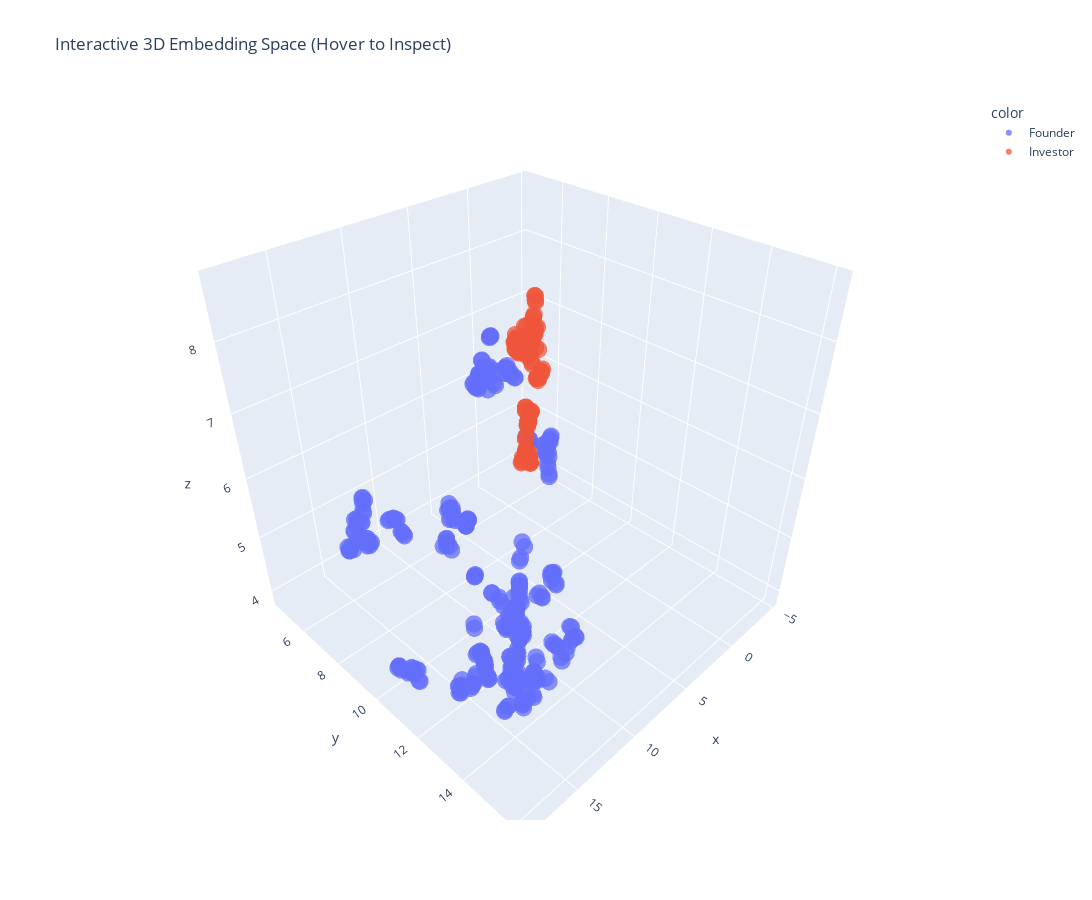

The code cell stored with this chart in its notebook:
### Code cell
import umap
import plotly.express as px

umap_3d = umap.UMAP(
    n_components=3,
    n_neighbors=15,
    min_dist=0.1,
    metric="cosine",
    random_state=42
)

X_3d = umap_3d.fit_transform(X_all)

fig = px.scatter_3d(
    x=X_3d[:,0],
    y=X_3d[:,1],
    z=X_3d[:,2],
    color=labels_all,
    hover_name=labels_all,
    hover_data={"info": hover_text},
    title="Interactive 3D Embedding Space (Hover to Inspect)",
    opacity=0.75
)

fig.update_layout(
    width=1400,
    height=900,
    
)

fig.update_traces(marker=dict(size=6))
fig.show()

### Figure 1 — Plotly figure (JSON) as saved in the notebook; plotly's stock layout.template omitted (floating-point values rounded to 4 significant figures; data arrays with more than 128 entries replaced by an {"elided": "..."} marker saying what was removed)
{"data": [{"customdata": {"elided": "318x1 str values"}, "hovertemplate": "<b>%{hovertext}</b><br><br>color=Founder<br>x=%{x}<br>y=%{y}<br>z=%{z}<br>info=%{customdata[0]}<extra></extra>", "hovertext": {"elided": "318 str values"}, "legendgroup": "Founder", "marker": {"color": "#636efa", "opacity": 0.75, "size": 6, "symbol": "circle"}, "mode": "markers", "name": "Founder", "scene": "scene", "showlegend": true, "type": "scatter3d", "x": {"elided": "318 float values"}, "y": {"elided": "318 float values"}, "z": {"elided": "318 float values"}}, {"customdata": [["Role: Investor<br>Firm: NA<br>Stage: NA<br>Text: Investor name: Mark Suster. Firm: Upfront Ventures. Preferred stage: ['Series B', 'Series A', 'Seed', 'Other Lists', 'Pre-seed']. Domain: Advertising...."], ["Role: Investor<br>Firm: NA<br>Stage: NA<br>Text: Investor name: Elizabeth Yin. Firm: Hustle Fund. Preferred stage: ['Series A', 'Seed', 'Other Lists', 'Pre-seed']. Domain: Advertising...."], ["Role: Investor<br>Firm: NA<br>Stage: NA<br>Text: Investor name: Matt Freeman. Firm: Bain Capital. Preferred stage: ['Seed', 'Other Lists', 'Pre-seed']. Domain: Advertising...."], ["Role: Investor<br>Firm: NA<br>Stage: NA<br>Text: Investor name: Pete Flint. Firm: NFX. Preferred stage: ['Seed', 'Other Lists', 'Pre-seed', 'Post-seed']. Domain: SMB Software...."], ["Role: Investor<br>Firm: NA<br>Stage: NA<br>Text: Investor name: Gokul Rajaram. Preferred stage: ['Series B', 'Series A', 'Seed', 'Other Lists', 'Pre-seed', 'Series C']. Domain: Advertising...."], ["Role: Investor<br>Firm: NA<br>Stage: NA<br>Text: Investor name: Mike Brown Jr. Firm: Bowery Capital. Preferred stage: ['Other Lists', 'Pre-seed', 'Post-seed']. Domain: New York City...."], ["Role: Investor<br>Firm: NA<br>Stage: NA<br>Text: Investor name: Nihal Mehta. Firm: ENIAC Ventures. Preferred stage: ['Series A', 'Seed', 'Other Lists', 'Pre-seed']. Domain: Advertising...."], ["Role: Investor<br>Firm: NA<br>Stage: NA<br>Text: Investor name: Adam Draper. Firm: Boost VC. Preferred stage: ['Seed', 'Other Lists', 'Pre-seed']. Domain: Fashion...."], ["Role: Investor<br>Firm: NA<br>Stage: NA<br>Text: Investor name: Matthew Mulvey. Firm: Liquid 2 Ventures. Preferred stage: ['Seed', 'Other Lists', 'Pre-seed']. Domain: Retail...."], ["Role: Investor<br>Firm: NA<br>Stage: NA<br>Text: Investor name: Joe Hurd. Firm: The Katama Group, LC. Preferred stage: ['Seed', 'Other Lists', 'Pre-seed', 'Post-seed']. Domain: Local Services...."], ["Role: Investor<br>Firm: NA<br>Stage: NA<br>Text: Investor name: Maarten Hooft. Firm: Quest Venture Partners. Preferred stage: ['Series B', 'Series A', 'Seed', 'Other Lists', 'Pre-seed', 'Post-seed']...."], ["Role: Investor<br>Firm: NA<br>Stage: NA<br>Text: Investor name: Seth Berman. Firm: Susa Ventures. Preferred stage: ['Seed', 'Other Lists', 'Pre-seed']. Domain: Games...."], ["Role: Investor<br>Firm: NA<br>Stage: NA<br>Text: Investor name: Andrea Zurek. Firm: XG Ventures. Preferred stage: ['Seed', 'Series A', 'Other Lists', 'Pre-seed']. Domain: Local Services...."], ["Role: Investor<br>Firm: NA<br>Stage: NA<br>Text: Investor name: Ajay Chopra. Firm: Trinity Ventures. Preferred stage: ['Seed', 'Other Lists', 'Pre-seed']. Domain: Local Services...."], ["Role: Investor<br>Firm: NA<br>Stage: NA<br>Text: Investor name: Dmitry Firskin. Firm: Altair Capital Management. Preferred stage: ['Series A', 'Seed', 'Other Lists', 'Pre-seed', 'Post-seed']. Domain:..."], ["Role: Investor<br>Firm: NA<br>Stage: NA<br>Text: Investor name: David Beisel. Firm: NextView Ventures. Preferred stage: ['Seed', 'Other Lists', 'Pre-seed', 'Post-seed']. Domain: Social Commerce...."], ["Role: Investor<br>Firm: NA<br>Stage: NA<br>Text: Investor name: Arjun Sethi. Firm: Tribe Capital. Preferred stage: ['Series B', 'Series A', 'Seed', 'Other Lists', 'Pre-seed', 'Series D', 'Series C']...."], ["Role: Investor<br>Firm: NA<br>Stage: NA<br>Text: Investor name: Jay Levy. Firm: Zelkova Ventures. Preferred stage: ['Series A', 'Seed', 'Other Lists', 'Pre-seed', 'Post-seed']. Domain: Advertising...."], ["Role: Investor<br>Firm: NA<br>Stage: NA<br>Text: Investor name: Rob Hayes. Firm: First Round Capital. Preferred stage: ['Seed', 'Other Lists', 'Pre-seed']. Domain: Advertising...."], ["Role: Investor<br>Firm: NA<br>Stage: NA<br>Text: Investor name: Eva Ho. Firm: Fika Ventures. Preferred stage: ['Seed', 'Other Lists', 'Pre-seed', 'Post-seed']. Domain: Advertising...."], ["Role: Investor<br>Firm: NA<br>Stage: NA<br>Text: Investor name: Dylan Boyd. Firm: R/GA Ventures. Preferred stage: ['Series B', 'Series A', 'Seed', 'Other Lists', 'Pre-seed', 'Post-seed']. Domain: Adv..."], ["Role: Investor<br>Firm: NA<br>Stage: NA<br>Text: Investor name: Zach Bratun-Glennon. Firm: Gradient Ventures. Preferred stage: ['Series A', 'Seed', 'Other Lists', 'Pre-seed']. Domain: Advertising...."], ["Role: Investor<br>Firm: NA<br>Stage: NA<br>Text: Investor name: Seth Bannon. Firm: Fifty Years. Preferred stage: ['Seed', 'Other Lists', 'Pre-seed']. Domain: Impact...."], ["Role: Investor<br>Firm: NA<br>Stage: NA<br>Text: Investor name: Harsh Patel. Firm: Wireframe Ventures. Preferred stage: ['Seed', 'Other Lists', 'Pre-seed']. Domain: Robotics...."], ["Role: Investor<br>Firm: NA<br>Stage: NA<br>Text: Investor name: Brian Frank. Firm: FTW Ventures. Preferred stage: ['Seed', 'Pre-seed', 'Other Lists']. Domain: Hardware...."], ["Role: Investor<br>Firm: NA<br>Stage: NA<br>Text: Investor name: Ryan Gembala. Firm: Pathbreaker Ventures. Preferred stage: ['Seed', 'Other Lists', 'Pre-seed', 'Post-seed']. Domain: AR/VR...."], ["Role: Investor<br>Firm: NA<br>Stage: NA<br>Text: Investor name: Jacob Shea. Firm: Structure Capital. Preferred stage: ['Series A', 'Seed', 'Other Lists', 'Pre-seed']. Domain: AgTech...."], ["Role: Investor<br>Firm: NA<br>Stage: NA<br>Text: Investor name: Sunil Rajaraman. Firm: Sequoia Capital. Preferred stage: ['Seed', 'Other Lists', 'Pre-seed']. Domain: Advertising...."], ["Role: Investor<br>Firm: NA<br>Stage: NA<br>Text: Investor name: Parikshit Sharma. Firm: SOSV. Preferred stage: ['Series B', 'Seed', 'Series A', 'Other Lists', 'Pre-seed']. Domain: AgTech...."], ["Role: Investor<br>Firm: NA<br>Stage: NA<br>Text: Investor name: Alex Kopelyan. Firm: SOSV. Preferred stage: ['Seed', 'Other Lists', 'Pre-seed']. Domain: Material Science...."], ["Role: Investor<br>Firm: NA<br>Stage: NA<br>Text: Investor name: AJ Solimine. Firm: Script Capital. Preferred stage: ['Seed', 'Other Lists', 'Pre-seed']. Domain: Social Commerce...."], ["Role: Investor<br>Firm: NA<br>Stage: NA<br>Text: Investor name: Michael Rose. Firm: Better Food Ventures. Preferred stage: ['Series B', 'Series A', 'Seed', 'Other Lists', 'Pre-seed']. Domain: Analyti..."], ["Role: Investor<br>Firm: NA<br>Stage: NA<br>Text: Investor name: Anand Chandrasekaran. Firm: General Catalyst. Preferred stage: ['Series B', 'Series A', 'Seed', 'Other Lists', 'Pre-seed']. Domain: AgT..."], ["Role: Investor<br>Firm: NA<br>Stage: NA<br>Text: Investor name: Lorenzo Thione. Firm: Gaingels. Preferred stage: ['Series B', 'Series A', 'Seed', 'Other Lists', 'Pre-seed', 'Series C', 'Post-seed']. ..."], ["Role: Investor<br>Firm: NA<br>Stage: NA<br>Text: Investor name: Cain McClary. Firm: KdT Ventures. Preferred stage: ['Seed', 'Other Lists', 'Pre-seed', 'Post-seed']. Domain: Material Science...."], ["Role: Investor<br>Firm: NA<br>Stage: NA<br>Text: Investor name: Binh Tran. Firm: Ascend Vietnam Ventures. Preferred stage: ['Seed', 'Other Lists', 'Pre-seed', 'Post-seed']. Domain: Social Commerce...."], ["Role: Investor<br>Firm: NA<br>Stage: NA<br>Text: Investor name: Ludovic Cop�r�. Firm: Sony Innovation Fund. Preferred stage: ['Series B', 'Series A', 'Seed', 'Other Lists', 'Pre-seed', 'Series C', 'P..."], ["Role: Investor<br>Firm: NA<br>Stage: NA<br>Text: Investor name: Shuo Yang. Firm: Lowercarbon Capital. Preferred stage: ['Seed', 'Other Lists', 'Pre-seed', 'Post-seed']. Domain: Material Science...."], ["Role: Investor<br>Firm: NA<br>Stage: NA<br>Text: Investor name: Greg Bennett. Firm: Kapor Capital. Preferred stage: ['Series A', 'Seed', 'Other Lists', 'Pre-seed']. Domain: AgTech...."], ["Role: Investor<br>Firm: NA<br>Stage: NA<br>Text: Investor name: Shilpi Kumar. Firm: Third Sphere. Preferred stage: ['Seed', 'Other Lists', 'Pre-seed', 'Post-seed']. Domain: Hardware...."], ["Role: Investor<br>Firm: NA<br>Stage: NA<br>Text: Investor name: Mack Healy. Firm: KdT Ventures. Preferred stage: ['Seed', 'Other Lists', 'Pre-seed', 'Post-seed']. Domain: Material Science...."], ["Role: Investor<br>Firm: NA<br>Stage: NA<br>Text: Investor name: Eyal Gura. Firm: Webtalk Ltd. Preferred stage: ['Series B', 'Series A', 'Seed', 'Other Lists', 'Pre-seed', 'Post-seed']. Domain: Advert..."], ["Role: Investor<br>Firm: NA<br>Stage: NA<br>Text: Investor name: Paul Straub. Firm: Wireframe Ventures. Preferred stage: ['Series A', 'Seed', 'Other Lists', 'Pre-seed']. Domain: AgTech...."], ["Role: Investor<br>Firm: NA<br>Stage: NA<br>Text: Investor name: Yipeng Zhao. Firm: Embark Ventures. Preferred stage: ['Seed', 'Series A', 'Other Lists', 'Pre-seed']. Domain: Material Science...."], ["Role: Investor<br>Firm: NA<br>Stage: NA<br>Text: Investor name: Peter Thiel. Firm: Founders Fund. Preferred stage: ['Series B', 'Seed', 'Series A', 'Other Lists', 'Pre-seed']. Domain: AI...."], ["Role: Investor<br>Firm: NA<br>Stage: NA<br>Text: Investor name: Nat Friedman. Firm: C2 Investment. Preferred stage: ['Series B', 'Series A', 'Seed', 'Other Lists', 'Pre-seed', 'Series C']. Domain: AI..."], ["Role: Investor<br>Firm: NA<br>Stage: NA<br>Text: Investor name: James Currier. Firm: NFX. Preferred stage: ['Seed', 'Other Lists', 'Pre-seed']. Domain: Messaging...."], ["Role: Investor<br>Firm: NA<br>Stage: NA<br>Text: Investor name: Jason Calacanis. Firm: LAUNCH. Preferred stage: ['Seed', 'Series B', 'Series A', 'Other Lists', 'Pre-seed']. Domain: Fashion...."], ["Role: Investor<br>Firm: NA<br>Stage: NA<br>Text: Investor name: Sarai Bronfeld. Firm: NFX. Preferred stage: ['Seed', 'Other Lists', 'Pre-seed']. Domain: Games...."], ["Role: Investor<br>Firm: NA<br>Stage: NA<br>Text: Investor name: Ullas Naik. Firm: Streamlined Ventures. Preferred stage: ['Seed', 'Series B', 'Series A', 'Other Lists', 'Pre-seed']. Domain: Parenting..."], ["Role: Investor<br>Firm: NA<br>Stage: NA<br>Text: Investor name: Scott Belsky. Preferred stage: ['Seed', 'Series A', 'Other Lists', 'Pre-seed']. Domain: Social Commerce...."], ["Role: Investor<br>Firm: NA<br>Stage: NA<br>Text: Investor name: Or Offer. Firm: NFX. Preferred stage: ['Other Lists', 'Pre-seed']. Domain: Israel...."], ["Role: Investor<br>Firm: NA<br>Stage: NA<br>Text: Investor name: Josh Kopelman. Firm: First Round Capital. Preferred stage: ['Series B', 'Seed', 'Series A', 'Other Lists', 'Pre-seed']. Domain: AI...."], ["Role: Investor<br>Firm: NA<br>Stage: NA<br>Text: Investor name: Mark Suster. Firm: Upfront Ventures. Preferred stage: ['Series B', 'Series A', 'Seed', 'Other Lists', 'Pre-seed']. Domain: Advertising...."], ["Role: Investor<br>Firm: NA<br>Stage: NA<br>Text: Investor name: Elizabeth Yin. Firm: Hustle Fund. Preferred stage: ['Series A', 'Seed', 'Other Lists', 'Pre-seed']. Domain: Advertising...."], ["Role: Investor<br>Firm: NA<br>Stage: NA<br>Text: Investor name: Matt Freeman. Firm: Bain Capital. Preferred stage: ['Seed', 'Other Lists', 'Pre-seed']. Domain: Advertising...."], ["Role: Investor<br>Firm: NA<br>Stage: NA<br>Text: Investor name: Pete Flint. Firm: NFX. Preferred stage: ['Seed', 'Other Lists', 'Pre-seed', 'Post-seed']. Domain: SMB Software...."], ["Role: Investor<br>Firm: NA<br>Stage: NA<br>Text: Investor name: Gokul Rajaram. Preferred stage: ['Series B', 'Series A', 'Seed', 'Other Lists', 'Pre-seed', 'Series C']. Domain: Advertising...."], ["Role: Investor<br>Firm: NA<br>Stage: NA<br>Text: Investor name: Mike Brown Jr. Firm: Bowery Capital. Preferred stage: ['Other Lists', 'Pre-seed', 'Post-seed']. Domain: New York City...."], ["Role: Investor<br>Firm: NA<br>Stage: NA<br>Text: Investor name: Nihal Mehta. Firm: ENIAC Ventures. Preferred stage: ['Series A', 'Seed', 'Other Lists', 'Pre-seed']. Domain: Advertising...."], ["Role: Investor<br>Firm: NA<br>Stage: NA<br>Text: Investor name: Adam Draper. Firm: Boost VC. Preferred stage: ['Seed', 'Other Lists', 'Pre-seed']. Domain: Fashion...."], ["Role: Investor<br>Firm: NA<br>Stage: NA<br>Text: Investor name: Matthew Mulvey. Firm: Liquid 2 Ventures. Preferred stage: ['Seed', 'Other Lists', 'Pre-seed']. Domain: Retail...."], ["Role: Investor<br>Firm: NA<br>Stage: NA<br>Text: Investor name: Joe Hurd. Firm: The Katama Group, LC. Preferred stage: ['Seed', 'Other Lists', 'Pre-seed', 'Post-seed']. Domain: Local Services...."], ["Role: Investor<br>Firm: NA<br>Stage: NA<br>Text: Investor name: Maarten Hooft. Firm: Quest Venture Partners. Preferred stage: ['Series B', 'Series A', 'Seed', 'Other Lists', 'Pre-seed', 'Post-seed']...."], ["Role: Investor<br>Firm: NA<br>Stage: NA<br>Text: Investor name: Seth Berman. Firm: Susa Ventures. Preferred stage: ['Seed', 'Other Lists', 'Pre-seed']. Domain: Games...."], ["Role: Investor<br>Firm: NA<br>Stage: NA<br>Text: Investor name: Andrea Zurek. Firm: XG Ventures. Preferred stage: ['Seed', 'Series A', 'Other Lists', 'Pre-seed']. Domain: Local Services...."], ["Role: Investor<br>Firm: NA<br>Stage: NA<br>Text: Investor name: Ajay Chopra. Firm: Trinity Ventures. Preferred stage: ['Seed', 'Other Lists', 'Pre-seed']. Domain: Local Services...."], ["Role: Investor<br>Firm: NA<br>Stage: NA<br>Text: Investor name: Dmitry Firskin. Firm: Altair Capital Management. Preferred stage: ['Series A', 'Seed', 'Other Lists', 'Pre-seed', 'Post-seed']. Domain:..."], ["Role: Investor<br>Firm: NA<br>Stage: NA<br>Text: Investor name: David Beisel. Firm: NextView Ventures. Preferred stage: ['Seed', 'Other Lists', 'Pre-seed', 'Post-seed']. Domain: Social Commerce...."], ["Role: Investor<br>Firm: NA<br>Stage: NA<br>Text: Investor name: Arjun Sethi. Firm: Tribe Capital. Preferred stage: ['Series B', 'Series A', 'Seed', 'Other Lists', 'Pre-seed', 'Series D', 'Series C']...."], ["Role: Investor<br>Firm: NA<br>Stage: NA<br>Text: Investor name: Jay Levy. Firm: Zelkova Ventures. Preferred stage: ['Series A', 'Seed', 'Other Lists', 'Pre-seed', 'Post-seed']. Domain: Advertising...."], ["Role: Investor<br>Firm: NA<br>Stage: NA<br>Text: Investor name: Rob Hayes. Firm: First Round Capital. Preferred stage: ['Seed', 'Other Lists', 'Pre-seed']. Domain: Advertising...."], ["Role: Investor<br>Firm: NA<br>Stage: NA<br>Text: Investor name: Eva Ho. Firm: Fika Ventures. Preferred stage: ['Seed', 'Other Lists', 'Pre-seed', 'Post-seed']. Domain: Advertising...."], ["Role: Investor<br>Firm: NA<br>Stage: NA<br>Text: Investor name: Dylan Boyd. Firm: R/GA Ventures. Preferred stage: ['Series B', 'Series A', 'Seed', 'Other Lists', 'Pre-seed', 'Post-seed']. Domain: Adv..."], ["Role: Investor<br>Firm: NA<br>Stage: NA<br>Text: Investor name: Zach Bratun-Glennon. Firm: Gradient Ventures. Preferred stage: ['Series A', 'Seed', 'Other Lists', 'Pre-seed']. Domain: Advertising...."], ["Role: Investor<br>Firm: NA<br>Stage: NA<br>Text: Investor name: Seth Bannon. Firm: Fifty Years. Preferred stage: ['Seed', 'Other Lists', 'Pre-seed']. Domain: Impact...."], ["Role: Investor<br>Firm: NA<br>Stage: NA<br>Text: Investor name: Harsh Patel. Firm: Wireframe Ventures. Preferred stage: ['Seed', 'Other Lists', 'Pre-seed']. Domain: Robotics...."], ["Role: Investor<br>Firm: NA<br>Stage: NA<br>Text: Investor name: Brian Frank. Firm: FTW Ventures. Preferred stage: ['Seed', 'Pre-seed', 'Other Lists']. Domain: Hardware...."], ["Role: Investor<br>Firm: NA<br>Stage: NA<br>Text: Investor name: Ryan Gembala. Firm: Pathbreaker Ventures. Preferred stage: ['Seed', 'Other Lists', 'Pre-seed', 'Post-seed']. Domain: AR/VR...."], ["Role: Investor<br>Firm: NA<br>Stage: NA<br>Text: Investor name: Jacob Shea. Firm: Structure Capital. Preferred stage: ['Series A', 'Seed', 'Other Lists', 'Pre-seed']. Domain: AgTech...."], ["Role: Investor<br>Firm: NA<br>Stage: NA<br>Text: Investor name: Sunil Rajaraman. Firm: Sequoia Capital. Preferred stage: ['Seed', 'Other Lists', 'Pre-seed']. Domain: Advertising...."], ["Role: Investor<br>Firm: NA<br>Stage: NA<br>Text: Investor name: Parikshit Sharma. Firm: SOSV. Preferred stage: ['Series B', 'Seed', 'Series A', 'Other Lists', 'Pre-seed']. Domain: AgTech...."], ["Role: Investor<br>Firm: NA<br>Stage: NA<br>Text: Investor name: Alex Kopelyan. Firm: SOSV. Preferred stage: ['Seed', 'Other Lists', 'Pre-seed']. Domain: Material Science...."], ["Role: Investor<br>Firm: NA<br>Stage: NA<br>Text: Investor name: AJ Solimine. Firm: Script Capital. Preferred stage: ['Seed', 'Other Lists', 'Pre-seed']. Domain: Social Commerce...."], ["Role: Investor<br>Firm: NA<br>Stage: NA<br>Text: Investor name: Michael Rose. Firm: Better Food Ventures. Preferred stage: ['Series B', 'Series A', 'Seed', 'Other Lists', 'Pre-seed']. Domain: Analyti..."], ["Role: Investor<br>Firm: NA<br>Stage: NA<br>Text: Investor name: Anand Chandrasekaran. Firm: General Catalyst. Preferred stage: ['Series B', 'Series A', 'Seed', 'Other Lists', 'Pre-seed']. Domain: AgT..."], ["Role: Investor<br>Firm: NA<br>Stage: NA<br>Text: Investor name: Lorenzo Thione. Firm: Gaingels. Preferred stage: ['Series B', 'Series A', 'Seed', 'Other Lists', 'Pre-seed', 'Series C', 'Post-seed']. ..."], ["Role: Investor<br>Firm: NA<br>Stage: NA<br>Text: Investor name: Cain McClary. Firm: KdT Ventures. Preferred stage: ['Seed', 'Other Lists', 'Pre-seed', 'Post-seed']. Domain: Material Science...."], ["Role: Investor<br>Firm: NA<br>Stage: NA<br>Text: Investor name: Binh Tran. Firm: Ascend Vietnam Ventures. Preferred stage: ['Seed', 'Other Lists', 'Pre-seed', 'Post-seed']. Domain: Social Commerce...."], ["Role: Investor<br>Firm: NA<br>Stage: NA<br>Text: Investor name: Ludovic Cop�r�. Firm: Sony Innovation Fund. Preferred stage: ['Series B', 'Series A', 'Seed', 'Other Lists', 'Pre-seed', 'Series C', 'P..."], ["Role: Investor<br>Firm: NA<br>Stage: NA<br>Text: Investor name: Shuo Yang. Firm: Lowercarbon Capital. Preferred stage: ['Seed', 'Other Lists', 'Pre-seed', 'Post-seed']. Domain: Material Science...."], ["Role: Investor<br>Firm: NA<br>Stage: NA<br>Text: Investor name: Greg Bennett. Firm: Kapor Capital. Preferred stage: ['Series A', 'Seed', 'Other Lists', 'Pre-seed']. Domain: AgTech...."], ["Role: Investor<br>Firm: NA<br>Stage: NA<br>Text: Investor name: Shilpi Kumar. Firm: Third Sphere. Preferred stage: ['Seed', 'Other Lists', 'Pre-seed', 'Post-seed']. Domain: Hardware...."], ["Role: Investor<br>Firm: NA<br>Stage: NA<br>Text: Investor name: Mack Healy. Firm: KdT Ventures. Preferred stage: ['Seed', 'Other Lists', 'Pre-seed', 'Post-seed']. Domain: Material Science...."], ["Role: Investor<br>Firm: NA<br>Stage: NA<br>Text: Investor name: Eyal Gura. Firm: Webtalk Ltd. Preferred stage: ['Series B', 'Series A', 'Seed', 'Other Lists', 'Pre-seed', 'Post-seed']. Domain: Advert..."], ["Role: Investor<br>Firm: NA<br>Stage: NA<br>Text: Investor name: Paul Straub. Firm: Wireframe Ventures. Preferred stage: ['Series A', 'Seed', 'Other Lists', 'Pre-seed']. Domain: AgTech...."], ["Role: Investor<br>Firm: NA<br>Stage: NA<br>Text: Investor name: Yipeng Zhao. Firm: Embark Ventures. Preferred stage: ['Seed', 'Series A', 'Other Lists', 'Pre-seed']. Domain: Material Science...."], ["Role: Investor<br>Firm: NA<br>Stage: NA<br>Text: Investor name: Peter Thiel. Firm: Founders Fund. Preferred stage: ['Series B', 'Seed', 'Series A', 'Other Lists', 'Pre-seed']. Domain: AI...."], ["Role: Investor<br>Firm: NA<br>Stage: NA<br>Text: Investor name: Nat Friedman. Firm: C2 Investment. Preferred stage: ['Series B', 'Series A', 'Seed', 'Other Lists', 'Pre-seed', 'Series C']. Domain: AI..."], ["Role: Investor<br>Firm: NA<br>Stage: NA<br>Text: Investor name: James Currier. Firm: NFX. Preferred stage: ['Seed', 'Other Lists', 'Pre-seed']. Domain: Messaging...."], ["Role: Investor<br>Firm: NA<br>Stage: NA<br>Text: Investor name: Jason Calacanis. Firm: LAUNCH. Preferred stage: ['Seed', 'Series B', 'Series A', 'Other Lists', 'Pre-seed']. Domain: Fashion...."], ["Role: Investor<br>Firm: NA<br>Stage: NA<br>Text: Investor name: Sarai Bronfeld. Firm: NFX. Preferred stage: ['Seed', 'Other Lists', 'Pre-seed']. Domain: Games...."], ["Role: Investor<br>Firm: NA<br>Stage: NA<br>Text: Investor name: Ullas Naik. Firm: Streamlined Ventures. Preferred stage: ['Seed', 'Series B', 'Series A', 'Other Lists', 'Pre-seed']. Domain: Parenting..."], ["Role: Investor<br>Firm: NA<br>Stage: NA<br>Text: Investor name: Scott Belsky. Preferred stage: ['Seed', 'Series A', 'Other Lists', 'Pre-seed']. Domain: Social Commerce...."], ["Role: Investor<br>Firm: NA<br>Stage: NA<br>Text: Investor name: Or Offer. Firm: NFX. Preferred stage: ['Other Lists', 'Pre-seed']. Domain: Israel...."], ["Role: Investor<br>Firm: NA<br>Stage: NA<br>Text: Investor name: Josh Kopelman. Firm: First Round Capital. Preferred stage: ['Series B', 'Seed', 'Series A', 'Other Lists', 'Pre-seed']. Domain: AI...."]], "hovertemplate": "<b>%{hovertext}</b><br><br>color=Investor<br>x=%{x}<br>y=%{y}<br>z=%{z}<br>info=%{customdata[0]}<extra></extra>", "hovertext": ["Investor", "Investor", "Investor", "Investor", "Investor", "Investor", "Investor", "Investor", "Investor", "Investor", "Investor", "Investor", "Investor", "Investor", "Investor", "Investor", "Investor", "Investor", "Investor", "Investor", "Investor", "Investor", "Investor", "Investor", "Investor", "Investor", "Investor", "Investor", "Investor", "Investor", "Investor", "Investor", "Investor", "Investor", "Investor", "Investor", "Investor", "Investor", "Investor", "Investor", "Investor", "Investor", "Investor", "Investor", "Investor", "Investor", "Investor", "Investor", "Investor", "Investor", "Investor", "Investor", "Investor", "Investor", "Investor", "Investor", "Investor", "Investor", "Investor", "Investor", "Investor", "Investor", "Investor", "Investor", "Investor", "Investor", "Investor", "Investor", "Investor", "Investor", "Investor", "Investor", "Investor", "Investor", "Investor", "Investor", "Investor", "Investor", "Investor", "Investor", "Investor", "Investor", "Investor", "Investor", "Investor", "Investor", "Investor", "Investor", "Investor", "Investor", "Investor", "Investor", "Investor", "Investor", "Investor", "Investor", "Investor", "Investor", "Investor", "Investor", "Investor", "Investor", "Investor", "Investor", "Investor", "Investor"], "legendgroup": "Investor", "marker": {"color": "#EF553B", "opacity": 0.75, "size": 6, "symbol": "circle"}, "mode": "markers", "name": "Investor", "scene": "scene", "showlegend": true, "type": "scatter3d", "x": [-2.32, -2.964, -2.578, -0.5628, -3.206, -2.932, -3.199, -1.765, -2.777, -2.753, -2.569, -2.157, -2.755, -3.254, -2.734, -2.147, -3.163, -2.676, -2.927, -2.97, -2.368, -2.424, -2.285, -3.842, -2.182, -2.159, -4.388, -3.124, -4.557, -4.435, -2.391, -2.56, -4.596, -4.45, -4.253, -2.164, -4.602, -4.207, -4.474, -3.269, -4.227, -3.171, -3.942, -4.158, -3.183, -3.213, -0.5976, -1.753, -0.6054, -3.011, -2.297, -0.7174, -3.13, -2.353, -2.917, -2.639, -0.5885, -3.128, -2.916, -3.191, -1.752, -2.761, -2.754, -2.526, -2.198, -2.792, -3.269, -2.707, -2.151, -3.204, -2.859, -2.843, -2.89, -2.472, -2.509, -2.252, -3.829, -2.19, -2.076, -4.409, -3.143, -4.67, -4.466, -2.381, -2.483, -4.543, -4.439, -4.251, -2.158, -4.597, -4.146, -4.419, -3.335, -4.214, -3.176, -3.944, -4.189, -3.2, -3.24, -0.5673, -1.8, -0.6547, -3.089, -2.25, -0.6753, -3.077], "y": [6.228, 5.918, 6.143, 6.892, 4.884, 6.283, 5.584, 6.207, 5.759, 5.944, 6.121, 6.018, 5.861, 5.24, 5.805, 5.282, 4.862, 5.762, 6.22, 5.895, 6.067, 6.18, 6.127, 4.992, 5.475, 6.054, 4.996, 5.03, 4.755, 4.694, 5.177, 5.699, 4.749, 5.01, 4.804, 5.286, 4.782, 4.63, 4.857, 5.501, 4.828, 4.865, 4.944, 4.629, 5.899, 5.915, 6.858, 6.204, 6.855, 5.616, 5.37, 6.754, 6.056, 6.085, 5.946, 6.254, 6.866, 4.834, 6.287, 5.594, 6.219, 5.688, 5.971, 6.246, 6.062, 5.914, 5.242, 5.749, 5.348, 4.79, 5.691, 6.366, 5.974, 6.054, 6.168, 6.1, 5.004, 5.417, 5.97, 4.989, 5.081, 4.677, 4.703, 5.192, 5.622, 4.771, 5.024, 4.839, 5.255, 4.782, 4.598, 4.886, 5.438, 4.807, 4.837, 4.962, 4.691, 5.931, 5.956, 6.888, 6.239, 6.806, 5.695, 5.286, 6.791, 6.101], "z": [6.776, 7.311, 6.524, 4.738, 6.357, 6.073, 6.425, 6.727, 6.577, 6.989, 6.809, 6.437, 6.88, 6.226, 6.624, 6.515, 6.432, 6.698, 6.101, 7.315, 6.745, 6.815, 6.251, 5.123, 6.355, 6.463, 4.978, 6.232, 4.64, 4.369, 6.361, 6.824, 4.718, 4.981, 4.193, 6.503, 4.71, 3.995, 4.762, 6.385, 4.178, 6.417, 5.044, 3.915, 5.887, 5.914, 4.772, 6.756, 4.78, 6.611, 6.401, 4.887, 5.934, 6.742, 7.252, 6.502, 4.764, 6.388, 6.107, 6.463, 6.731, 6.497, 7.037, 6.884, 6.42, 6.982, 6.242, 6.657, 6.567, 6.488, 6.621, 6.166, 7.232, 6.676, 6.87, 6.298, 5.136, 6.362, 6.387, 4.965, 6.25, 4.636, 4.408, 6.361, 6.809, 4.739, 5.002, 4.199, 6.509, 4.713, 3.88, 4.804, 6.346, 4.155, 6.435, 5.051, 3.97, 5.903, 5.86, 4.742, 6.797, 4.829, 6.557, 6.456, 4.847, 5.972]}], "layout": {"height": 900, "legend": {"title": {"text": "color"}, "tracegroupgap": 0}, "scene": {"domain": {"x": [0, 1], "y": [0, 1]}, "xaxis": {"title": {"text": "x"}}, "yaxis": {"title": {"text": "y"}}, "zaxis": {"title": {"text": "z"}}}, "title": {"text": "Interactive 3D Embedding Space (Hover to Inspect)"}, "width": 1400}}
